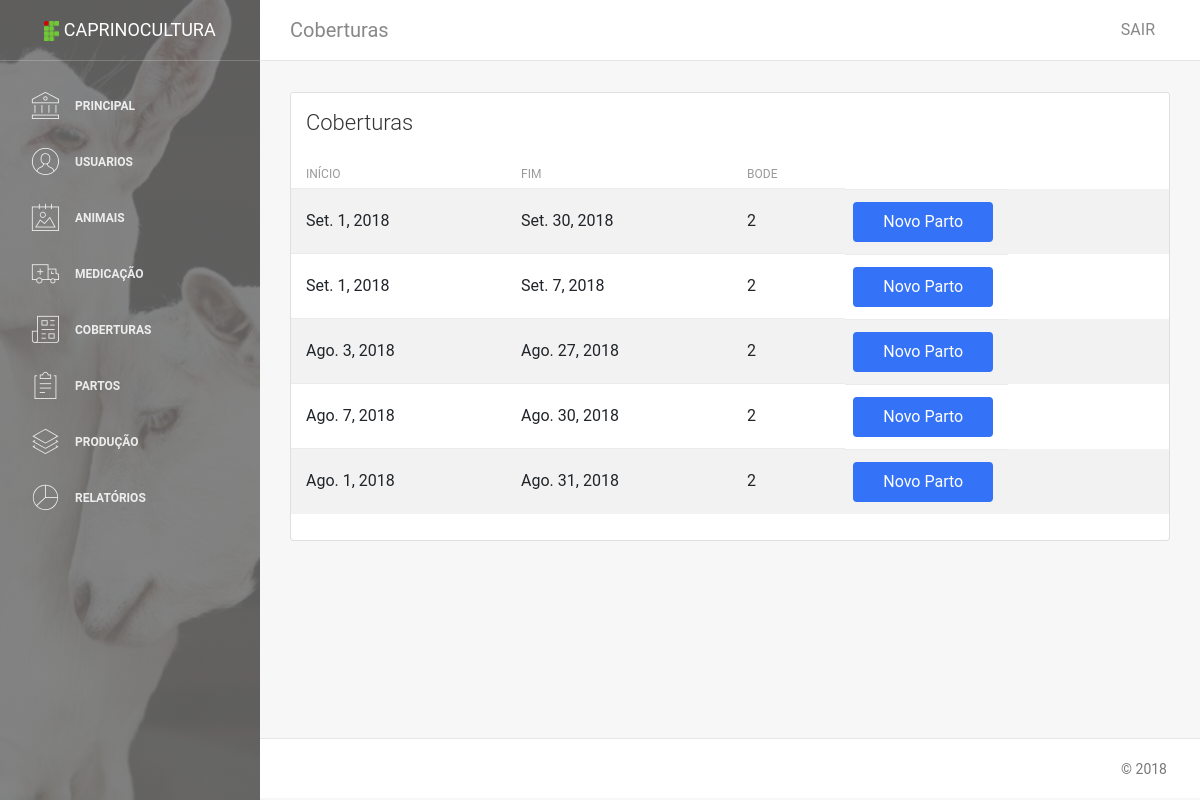
The page /animais/coberturas_partos/ (signed in) on the database as committed earlier.
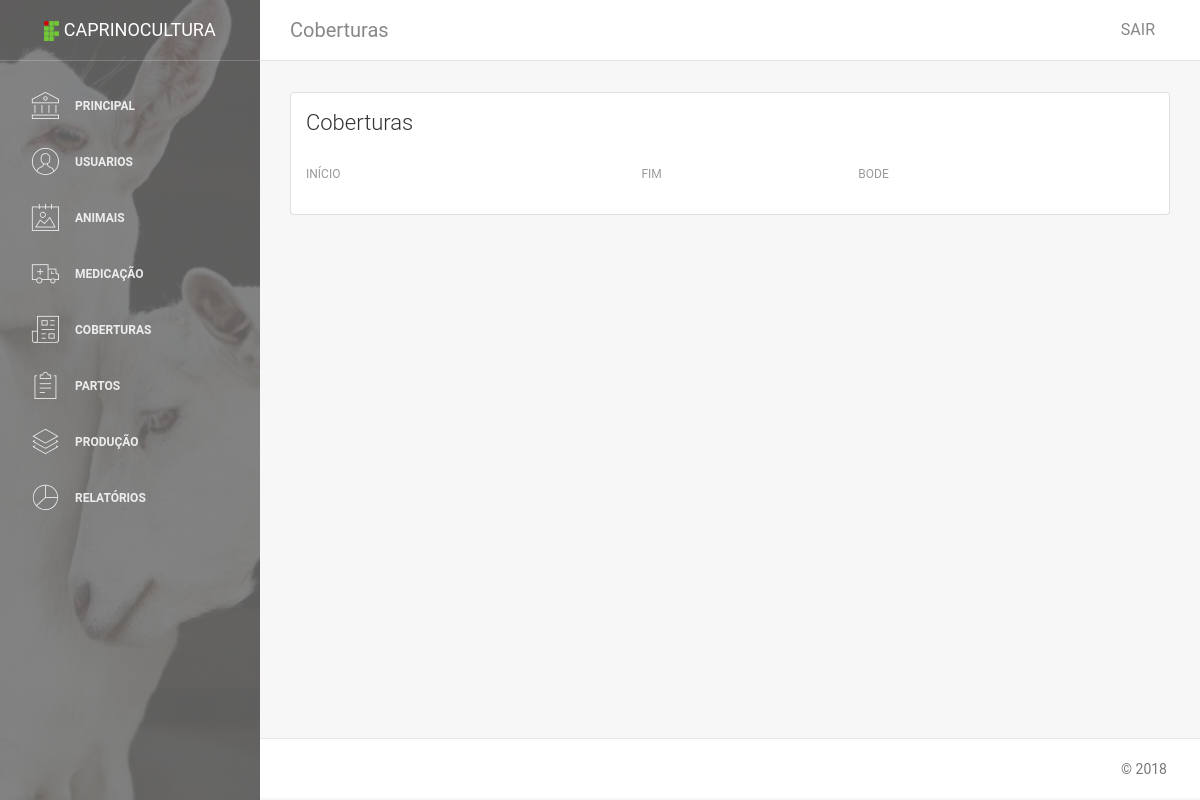
The same page on the database as committed later.
### caprino/animais/models.py (models this page shows)
class Cobertura(models.Model):
    inicio_cobertura = models.DateField(verbose_name='Início', blank=True, null=True, default=None)
    fim_cobertura = models.DateField(verbose_name='Fim', blank=True, null=True, default=None)
    id_bode = models.ForeignKey(Animal, verbose_name="Bode", related_name="Bode", on_delete=models.SET_NULL, null=True)
    class Meta:
        verbose_name = 'Cobertura'

### caprino/animais/views.py (the view)
# urls.py: path('coberturas_partos/', views.CoberturasPartos, name='Coberturas_Partos'),
@login_required
def CoberturasPartos(request):
    coberturas = Cobertura.objects.raw("select * from animais_cobertura"+
                                        " inner join animais_animal on animais_cobertura.id_bode_id = animais_animal.id"+
                                        " order by animais_cobertura.id desc;")
    paginator = Paginator(coberturas, 5)
    page = request.GET.get('page')
    try:
        coberturas = paginator.page(page)
    except PageNotAnInteger:
        coberturas = paginator.page(1)
    except EmptyPage:
        coberturas = paginator.page(paginator.num_pages)
    return render(request, 'parto/coberturas_partos.html', {'coberturas': coberturas})

### templates/parto/coberturas_partos.html (shortened to what this page needs)
{% extends 'base.html' %}
{% block conteudo %}
<nav class="navbar navbar-expand-lg " color-on-scroll="500">
    <div class=" container-fluid  ">
        <a class="navbar-brand" href="#pablo">Coberturas </a>
        <div class="collapse navbar-collapse justify-content-end" id="navigation">
            <ul class="nav navbar-nav mr-auto">
                <li class="nav-item">
                    <a href="#" class="nav-link" data-toggle="dropdown">
                    </a>
                </li>
            </ul>
            <ul class="navbar-nav ml-auto">
                <li class="nav-item">
                    <a class="nav-link" href="{% url 'caprino.contas:Sair' %}">
                        <span class="no-icon">SAIR</span>
                    </a>
                </li>
            </ul>
        </div>
    </div>
</nav>
<div class="content">
    <div class="container-fluid">
        <div class="row">
            <div class="col-md-12">
            </div>
        </div>
    </div>
    <div class="container-fluid">
        <div class="row">
            <div class="col-md-12">
                <div class="card strpied-tabled-with-hover">
                    <div class="card-header ">
                        <h4 class="card-title">Coberturas</h4>
                    </div>
                    <div class="card-body table-full-width table-responsive">
                        <table class="table table-hover table-striped">
                            <thead>
                                <tr>
                                    <th>Início</th>
                                    <th>Fim</th>
                                    <th>Bode</th>
                                </tr>
                            </thead>
                            <tbody>
                                {% for cobertura in coberturas %}
                                <tr>
                                    <td>{{ cobertura.inicio_cobertura }}</td>
                                    <td>{{ cobertura.fim_cobertura }}</td>
                                    <td>{{ cobertura.brincos_animal }}</td>
                                    <td><a class="btn btn-primary btn-fill btn-wd" href="{% url 'caprino.animais:Mostra_Parto' cobertura.id %}" title="Novo Parto">Novo Parto</a></td>
                                </tr>
                                {% endfor %}
                            </tbody>
                        </table>
                    </div>
                </div>
            </div>
        </div>
    </div>
</div>
{% endblock %}

Rows that differ between the two databases and show on the page:
removed Cobertura: inicio_cobertura "Set. 1, 2018", fim_cobertura "Set. 30, 2018", brincos_animal "2"
removed Cobertura: inicio_cobertura "Set. 1, 2018", fim_cobertura "Set. 7, 2018", brincos_animal "2"
removed Cobertura: inicio_cobertura "Ago. 3, 2018", fim_cobertura "Ago. 27, 2018", brincos_animal "2"
removed Cobertura: inicio_cobertura "Ago. 7, 2018", fim_cobertura "Ago. 30, 2018", brincos_animal "2"
removed Cobertura: inicio_cobertura "Ago. 1, 2018", fim_cobertura "Ago. 31, 2018", brincos_animal "2"
